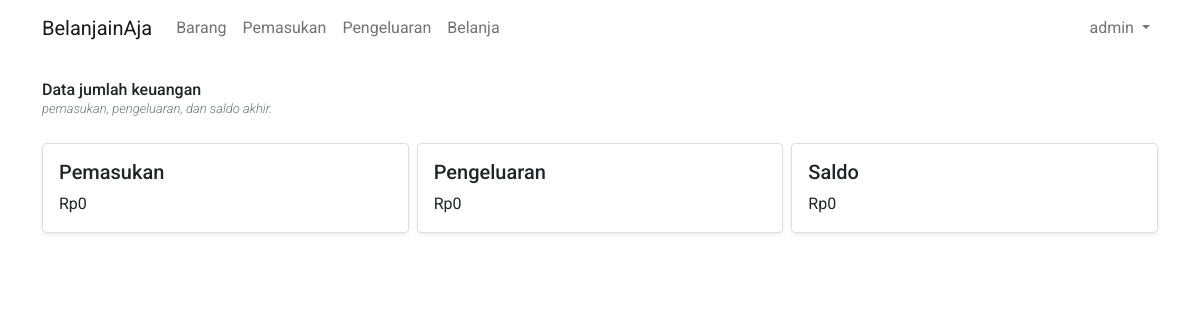
/belanjainaja/wallet/ (signed in), run on an earlier commit of the app's database.
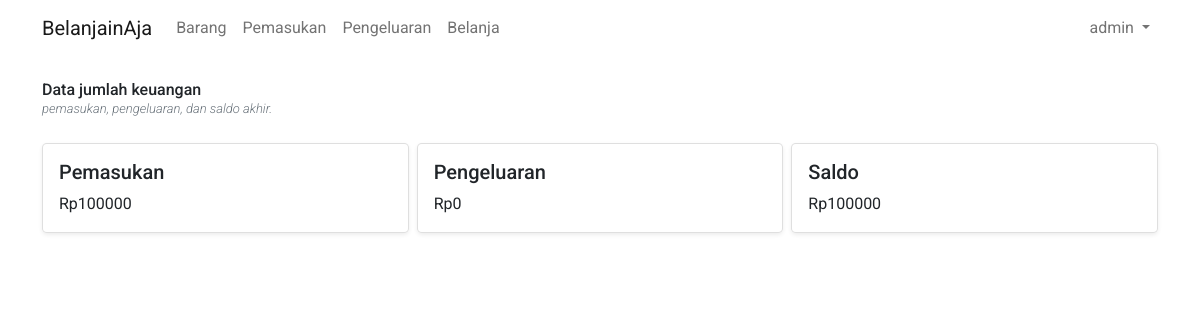
And on a later commit of the database.
### belanjainaja/models.py (models this page shows)
class Wallet(models.Model):
    income = models.BigIntegerField()
    expenditure = models.BigIntegerField()
    balance = models.BigIntegerField()

### belanjainaja/views/wallet/__init__.py (the view)
# urls.py: path("", views.index, name="index"),
@login_required
def index(request):
    wallet = Wallet.objects.first()
    context = {
        "wallet": wallet
    }
    return render(request, "belanjainaja/wallet/index.html", context=context)

### belanjainaja/templates/belanjainaja/wallet/index.html
{% extends "belanjainaja/base.html" %}
{% block content %}
<div>
  <div class="row g-2">
    <h6 class="mb-0">Data jumlah keuangan</h6>
    <p class="text-secondary mt-0 fst-italic fw-light" style="font-size: 13px;">pemasukan, pengeluaran, dan saldo akhir.</p>
    <div class="col-md-4">
      <div class="card mb-3 rounded-3 shadow-sm">
        <div class="row g-0">
          <div class="col-md-12">
            <div class="card-body">
              <h5 class="card-title">Pemasukan</h5>
              <p class="card-text">
                Rp{{ wallet.income}}
              </p>
            </div>
          </div>
        </div>
      </div>
    </div>
    <div class="col-md-4">
      <div class="card mb-3 rounded-3 shadow-sm">
        <div class="row g-0">
          <div class="col-md-12">
            <div class="card-body">
              <h5 class="card-title">Pengeluaran</h5>
              <p class="card-text">
                Rp{{ wallet.expenditure}}
              </p>
            </div>
          </div>
        </div>
      </div>
    </div>
    <div class="col-md-4">
      <div class="card mb-3 rounded-3 shadow-sm">
        <div class="row g-0">
          <div class="col-md-12">
            <div class="card-body">
              <h5 class="card-title">Saldo</h5>
              <p class="card-text">
                Rp{{ wallet.balance}}
              </p>
            </div>
          </div>
        </div>
      </div>
    </div>
  </div>
</div>
{% endblock %}

What changed in the data, as far as the page shows it:
changed Wallet: income "0" → "100000"; balance "0" → "100000"
